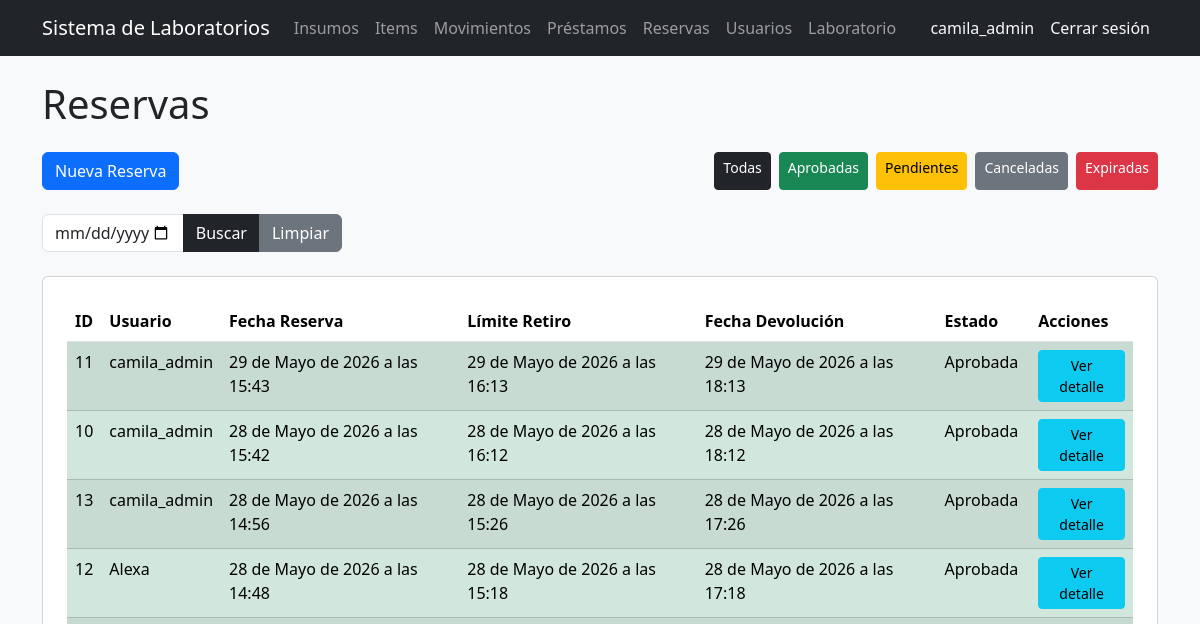
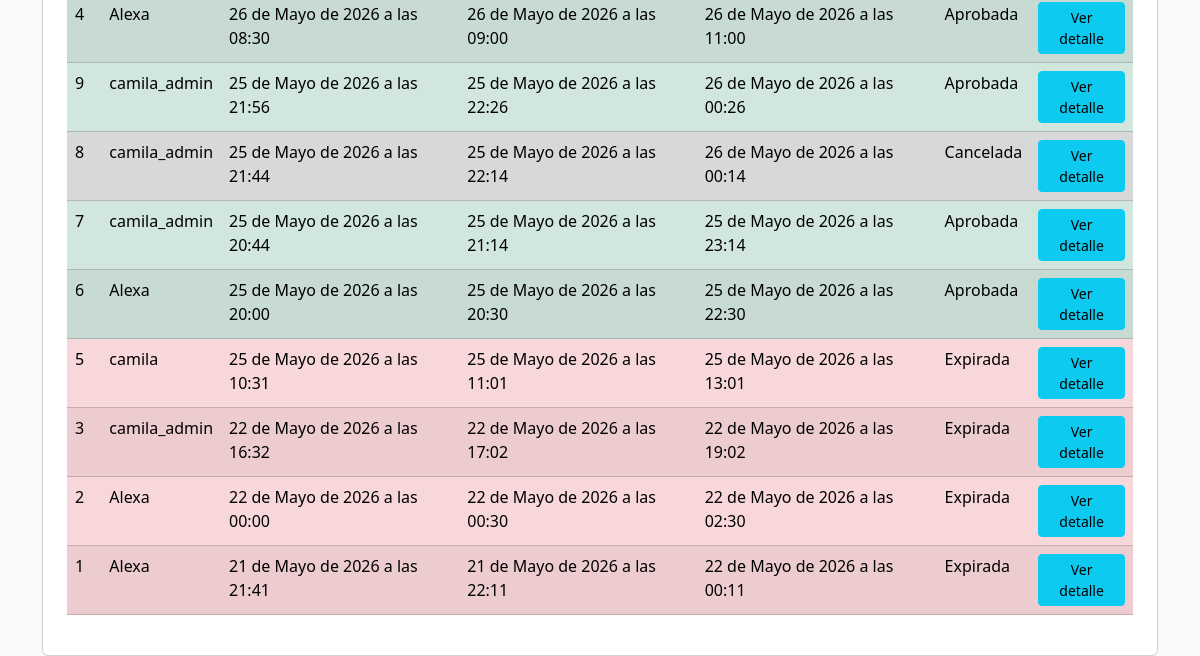
The app's page /reservas/ (signed in), older data (2 pictures, top to bottom).
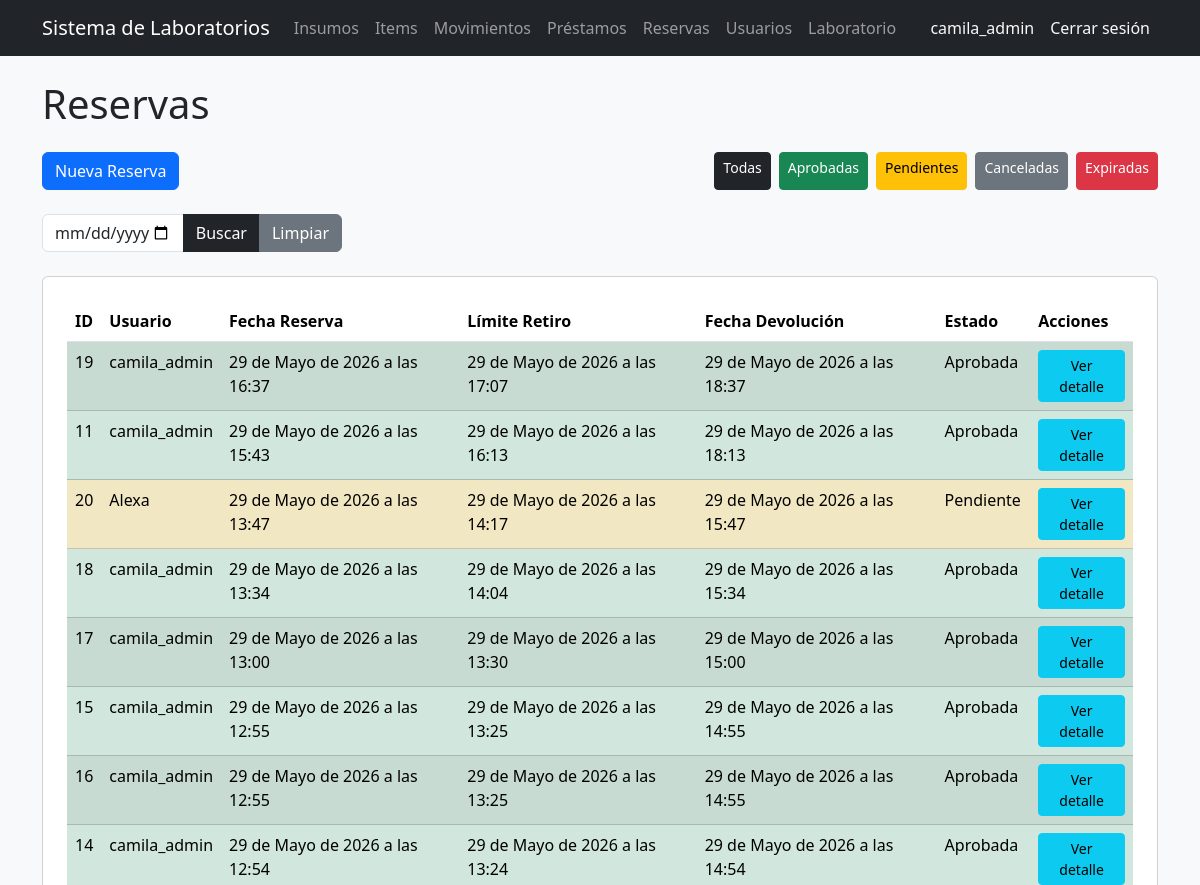
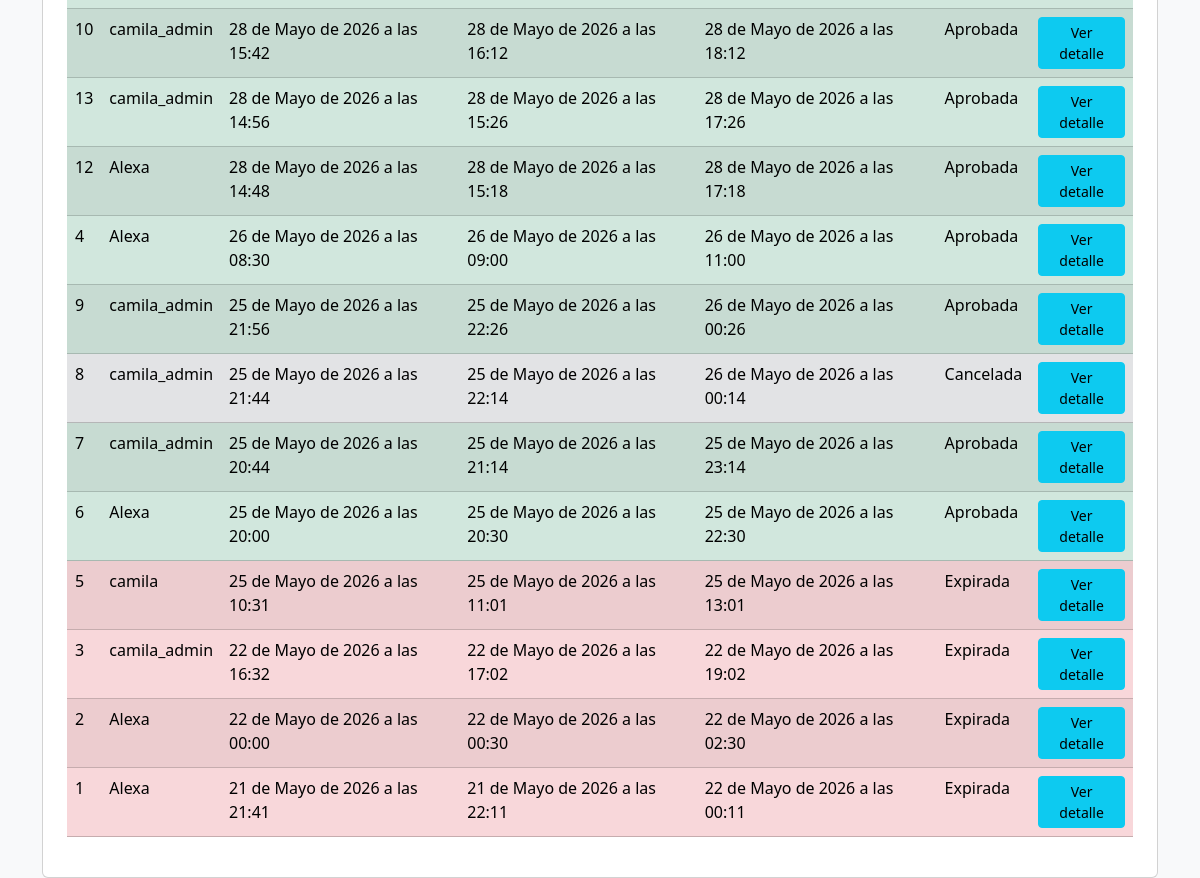
The same page, newer data (2 pictures, top to bottom).
### reservas/models.py (models this page shows, shortened)
class Reserva(models.Model):
    usuario = models.ForeignKey(
        'users.Usuario',
        on_delete=models.CASCADE
    )
    fecha_reserva = models.DateTimeField()
    hora_limite_retiro = models.DateTimeField(
        null=True,
        blank=True
    )
    fecha_devolucion = models.DateTimeField(
        null=True,
        blank=True
    )
    estado = models.ForeignKey(
        EstadoReserva,
        on_delete=models.CASCADE,
        null=True,
        blank=True
    )
    fecha_creacion = models.DateTimeField(auto_now_add=True)

class EstadoReserva(models.Model):
    nombre = models.CharField(max_length=50)
    def __str__(self):
        return self.nombre

### users/models.py (models this page shows)
class Usuario(AbstractUser):
    codigo = models.CharField(max_length=50, unique=True, blank=True)
    programa = models.CharField(max_length=100, blank=True)
    rol = models.ForeignKey(
        Rol,
        on_delete=models.CASCADE,
        null=True,
        blank=True
    )
    def __str__(self):
        return self.username

### reservas/views.py (the view)
# urls.py: path('', lista_reservas, name='lista_reservas'),
@rol_requerido('Administrador', 'Encargado', 'Docente', 'Estudiante')
def lista_reservas(request):
    rol = request.user.rol.nombre if request.user.rol else None
    estado_filtro = request.GET.get('estado')
    fecha_filtro = request.GET.get('fecha')
    if rol in ['Administrador', 'Encargado']:
        reservas = Reserva.objects.all().order_by('-fecha_reserva')
    else:
        reservas = Reserva.objects.filter(
            usuario=request.user
        ).order_by('-fecha_reserva')
    if estado_filtro:
        reservas = reservas.filter(estado__nombre=estado_filtro)
    if fecha_filtro:
        reservas = reservas.filter(fecha_reserva__date=fecha_filtro)
    return render(
        request,
        'reservas/lista.html',
        {
            'reservas': reservas,
            'now': datetime.now(),
            'fecha_filtro': fecha_filtro
        }
    )

### templates/reservas/lista.html (shortened to what this page needs)
{% extends 'base_general.html' %}
{% block contenido %}
<h1 class="mb-4">Reservas</h1>
<div class="d-flex justify-content-between mb-4">
    <a href="/reservas/crear/" class="btn btn-primary">Nueva Reserva</a>
    <div class="d-flex gap-2">
        <a href="?" class="btn btn-dark btn-sm">Todas</a>
        <a href="?estado=Aprobada" class="btn btn-success btn-sm">Aprobadas</a>
        <a href="?estado=Pendiente" class="btn btn-warning btn-sm">Pendientes</a>
        <a href="?estado=Cancelada" class="btn btn-secondary btn-sm">Canceladas</a>
        <a href="?estado=Expirada" class="btn btn-danger btn-sm">Expiradas</a>
    </div>
</div>
<form method="GET" class="mb-4">
    <div class="input-group" style="max-width: 300px;">
        <input
            type="date"
            name="fecha"
            class="form-control"
            value="{{ fecha_filtro }}"
        >
        <button class="btn btn-dark" type="submit">Buscar</button>
        <a href="?" class="btn btn-secondary">Limpiar</a>
    </div>
</form>
<div class="card p-4">
    <table class="table table-striped">
        <thead>
            <tr>
                <th>ID</th>
                <th>Usuario</th>
                <th>Fecha Reserva</th>
                <th>Límite Retiro</th>
                <th>Fecha Devolución</th>
                <th>Estado</th>
                <th>Acciones</th>
            </tr>
        </thead>
        <tbody>
            {% for reserva in reservas %}
            <tr class="
                {% if reserva.estado.nombre == 'Aprobada' %}table-success
                {% elif reserva.estado.nombre == 'Pendiente' %}table-warning
                {% elif reserva.estado.nombre == 'Cancelada' %}table-secondary
                {% elif reserva.estado.nombre == 'Expirada' %}table-danger
                {% endif %}
            ">
                <td>{{ reserva.id }}</td>
                <td>{{ reserva.usuario }}</td>
                <td>{{ reserva.fecha_reserva }}</td>
                <td>{{ reserva.hora_limite_retiro }}</td>
                <td>{{ reserva.fecha_devolucion }}</td>
                <td>{{ reserva.estado }}</td>
                <td>
                    <a
                        href="/reservas/{{ reserva.id }}/"
                        class="btn btn-info btn-sm"
                    >
                        Ver detalle
                    </a>
                </td>
            </tr>
            {% endfor %}
        </tbody>
    </table>
</div>
{% endblock %}

Row changes from the older to the newer data that the page shows:
added Reserva: id "19", usuario "camila_admin", fecha_reserva "29 de Mayo de 2026 a las 16:37", hora_limite_retiro "29 de Mayo de 2026 a las 17:07", fecha_devolucion "29 de Mayo de 2026 a las 18:37", estado "Aprobada"
added Reserva: id "20", usuario "Alexa", fecha_reserva "29 de Mayo de 2026 a las 13:47", hora_limite_retiro "29 de Mayo de 2026 a las 14:17", fecha_devolucion "29 de Mayo de 2026 a las 15:47", estado "Pendiente"
added Reserva: id "18", usuario "camila_admin", fecha_reserva "29 de Mayo de 2026 a las 13:34", hora_limite_retiro "29 de Mayo de 2026 a las 14:04", fecha_devolucion "29 de Mayo de 2026 a las 15:34", estado "Aprobada"
added Reserva: id "17", usuario "camila_admin", fecha_reserva "29 de Mayo de 2026 a las 13:00", hora_limite_retiro "29 de Mayo de 2026 a las 13:30", fecha_devolucion "29 de Mayo de 2026 a las 15:00", estado "Aprobada"
added Reserva: id "15", usuario "camila_admin", fecha_reserva "29 de Mayo de 2026 a las 12:55", hora_limite_retiro "29 de Mayo de 2026 a las 13:25", fecha_devolucion "29 de Mayo de 2026 a las 14:55", estado "Aprobada"
added Reserva: id "16", usuario "camila_admin", fecha_reserva "29 de Mayo de 2026 a las 12:55", hora_limite_retiro "29 de Mayo de 2026 a las 13:25", fecha_devolucion "29 de Mayo de 2026 a las 14:55", estado "Aprobada"
added Reserva: id "14", usuario "camila_admin", fecha_reserva "29 de Mayo de 2026 a las 12:54", hora_limite_retiro "29 de Mayo de 2026 a las 13:24", fecha_devolucion "29 de Mayo de 2026 a las 14:54", estado "Aprobada"
